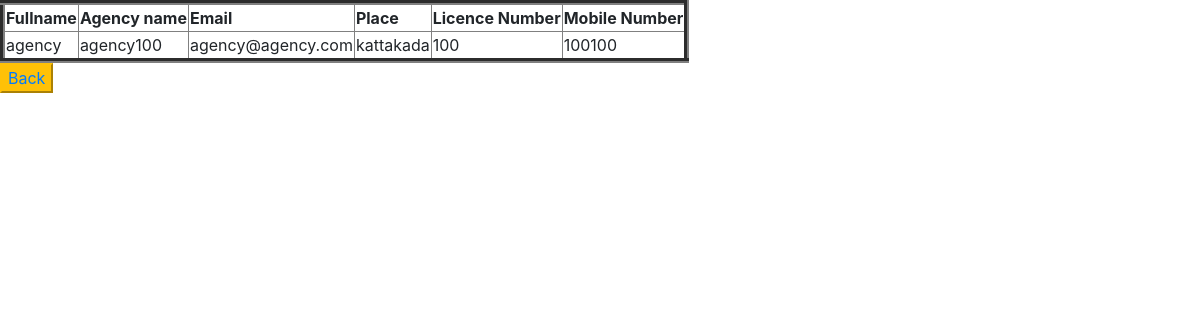
The page /profile (signed in) on the database its author committed.
### myapp/models.py (models this page shows)
class agency_reg(models.Model):
    userR=models.ForeignKey(User,on_delete=models.CASCADE)
    Agencyno=models.IntegerField(primary_key=True)
    Uname=models.CharField(max_length=50,null=True)
    Name=models.CharField(max_length=30,null=True)
    Aname=models.CharField(max_length=50,null=True)
    Email=models.EmailField(null=True)
    Place=models.CharField(max_length=50,null=True)
    Licno=models.IntegerField(null=True)
    Mobno=models.IntegerField(null=True)
    Password=models.CharField(max_length=30,null=True)
    approve=models.CharField(max_length=30,null=True,default="no")

### myapp/views.py (the view)
# urls.py: path('profile',views.agency_profile),
def agency_profile(request):
    username=request.user
    xyz=agency_reg.objects.filter(userR=username).all()
    d={'key':xyz}
    return render(request,'agencyprofile.html',d)

### myapp/templates/agencyprofile.html (shortened to what this page needs)
<!DOCTYPE html>
<html lang="en">
<head>
    <link rel="stylesheet" href="https://cdn.jsdelivr.net/npm/bootstrap@4.6.2/dist/css/bootstrap.min.css">
</head>
<body>
    <form action="" method="post">
        <table border="5px">
            <tr>
                <th>Fullname</th>
                <th>Agency name</th>
                <th>Email</th>
                <th>Place</th>
                <th>Licence Number</th>
                <th>Mobile Number</th>
            </tr>
            {% for i in key %}
            <tr>
                <td>{{i.Name}}</td>
                <td>{{i.Aname}}</td>
                <td>{{i.Email}}</td>
                <td>{{i.Place}}</td>
                <td>{{i.Licno}}</td>
                <td>{{i.Mobno}}</td>
            </tr>
            {% endfor %}
        </table>
    </form>
    <button class="btn-warning"><a href='card'>Back</a></button>
</body>
</html>

### rows shown on the page
agency_reg: Name "agency", Aname "agency100", Email "agency@agency.com", Place "kattakada", Licno "100", Mobno "100100"
